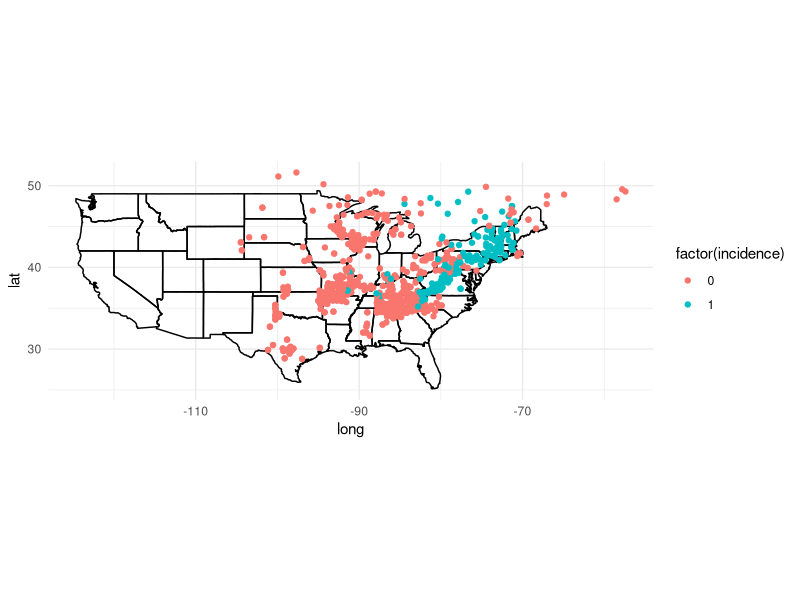
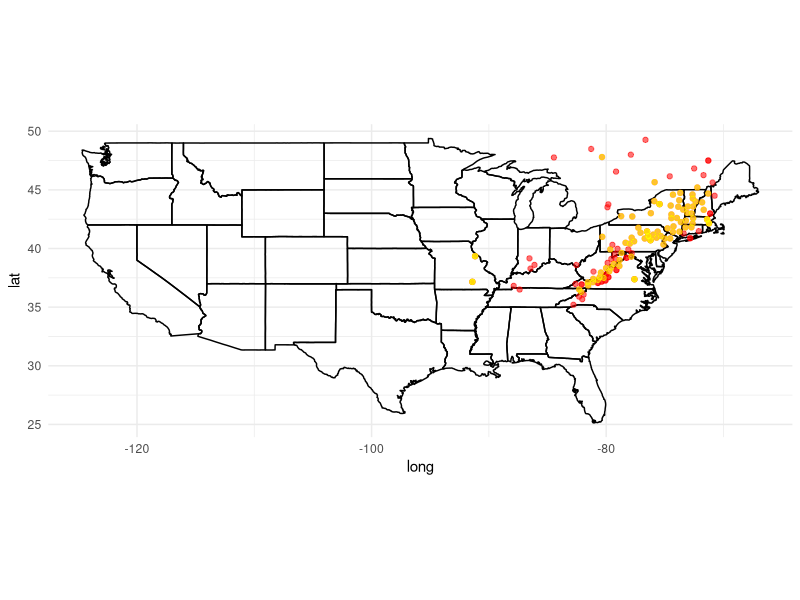
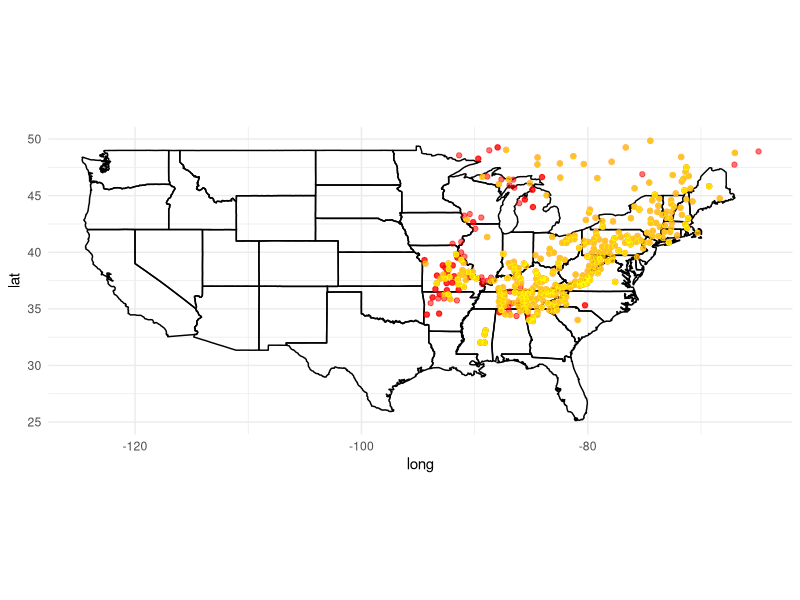

Generate these figures, in order, with R:
library(tidyverse)
usa <- map_data("usa")
states <- map_data("state")
#Read in data
modelresid <- read.csv("data/modelresiduals.csv")
#Data includes model variables, glm features,
#glmm resid are called pearsonresid

#Just taking 1 year to play around with and do all the tests on 
testyear <- modelresid %>% filter(year == 2010)

#plot of infected vs uninfected

p <- ggplot() +
  geom_path(data = states, aes(x = long, y = lat, group = group)) +
  geom_point(data = testyear, aes(x = lon, y = lat, colour = factor(incidence))) +
  coord_equal() +
  theme_minimal()

p

#Now find out where incidence occurs 

occured <- testyear %>% filter(incidence == 1)
prevoccured <- testyear %>% filter(previousyear == 1)

t <- ggplot() +
  geom_path(data = states, aes(x = long, y = lat, group = group)) +
  geom_point(data = occured, aes(x = lon, y = lat, alpha = 0.1) ,colour = "red") +
  geom_point(data = prevoccured, aes(x = lon, y = lat, alpha = 0.1), colour = "yellow") +
  coord_equal() +
  theme_minimal() +
  guides(alpha = FALSE)
  
t

testyear2 <- modelresid %>% filter(year == 2014)

occured2 <- testyear2 %>% filter(incidence == 1)
prevoccured2 <- testyear2 %>% filter(previousyear == 1)

t2 <- ggplot() +
  geom_path(data = states, aes(x = long, y = lat, group = group)) +
  geom_point(data = occured2, aes(x = lon, y = lat, alpha = 0.1) ,colour = "red") +
  geom_point(data = prevoccured2, aes(x = lon, y = lat, alpha = 0.1), colour = "yellow") +
  coord_equal() +
  theme_minimal() +
  guides(alpha = FALSE)


t2
